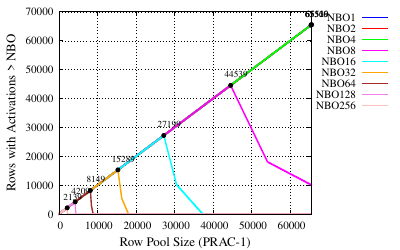

Write gnuplot code to recreate this figure.
# Set terminal to PDF with enhanced font, size, and format
set terminal pdfcairo enhanced font 'Times,12' size 4in, 2.5in
set output 'plot-max-rows-nbo-prac1.pdf'

# Set labels for axes
set xlabel 'Row Pool Size (PRAC-1)' font 'Times,14'
set ylabel 'Rows with Activations > NBO' font 'Times,14'

# Set x-axis limit
set xrange [0:65536]

# Enable grid lines
set grid

# Set key outside the plot
set key outside top

# Define custom labels for each file
labels = "NBO1 NBO2 NBO4 NBO8 NBO16 NBO32 NBO64 NBO128 NBO256"

# Function to find the highest point in a data file
highest_point(file) = sprintf('< awk ''{if ($1 != "GroupSize" && ($6 > max || ($6 == max && $1 > x))) {max=$6; x=$1}} END {print x, max}'' %s', file)

# List of files to plot
files = "~/PRAC/NBO1/NBO1-prac1.txt ~/PRAC/NBO2/NBO2-prac1.txt ~/PRAC/NBO4/NBO4-prac1.txt ~/PRAC/NBO8/NBO8-prac1.txt ~/PRAC/NBO16/NBO16-prac1.txt ~/PRAC/NBO32/NBO32-prac1.txt ~/PRAC/NBO64/NBO64-prac1.txt ~/PRAC/NBO128/NBO128-prac1.txt ~/PRAC/NBO256/NBO256-prac1.txt"

# Colors for the plots
colors = "blue red green magenta cyan orange brown violet pink yellow"

# Plot commands with custom labels, colors, line styles, and markers
plot for [i=1:words(files)] word(files, i) using 1:6 with lines lw 2 lc rgb word(colors, i) title word(labels, i), \
     for [i=1:words(files)] highest_point(word(files, i)) using 1:2 with points pointtype 7 pointsize 0.5 lc rgb "black" notitle, \
     for [i=1:words(files)] highest_point(word(files, i)) using 1:2:(sprintf("%.0f", $2)) with labels offset char 1, char 1 font 'Times,10' notitle
